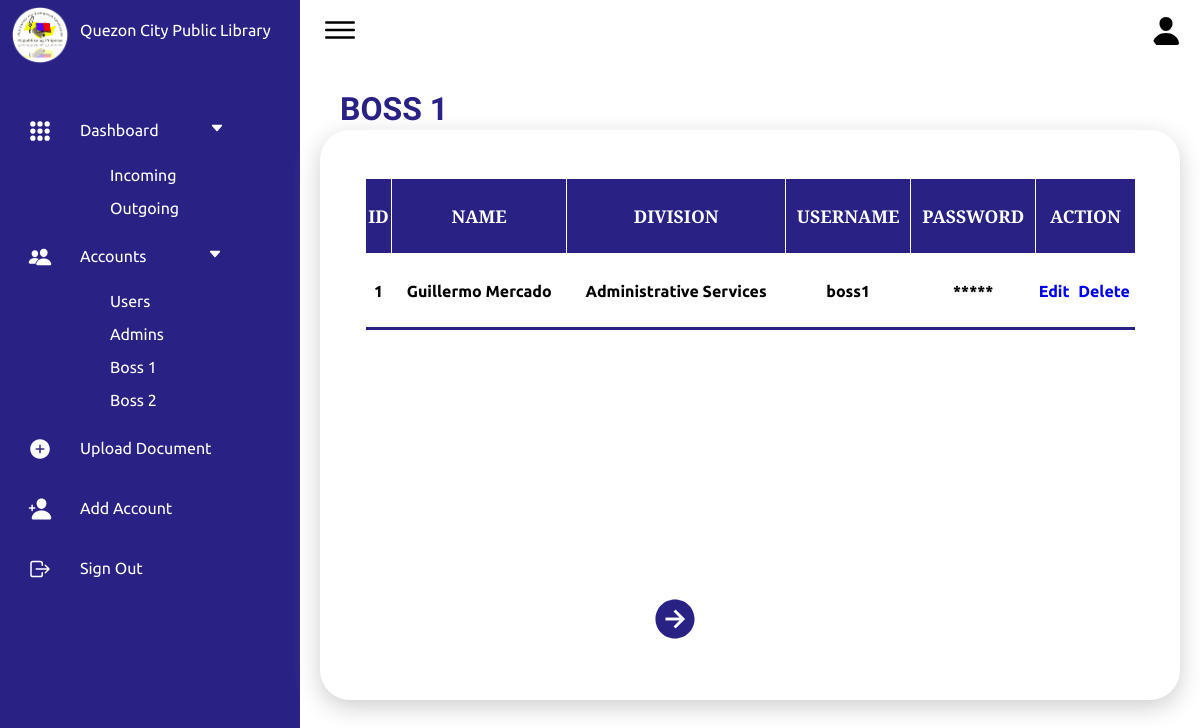
The page /Frontend/Dashboard/boss1accounts.php on the database as committed earlier.
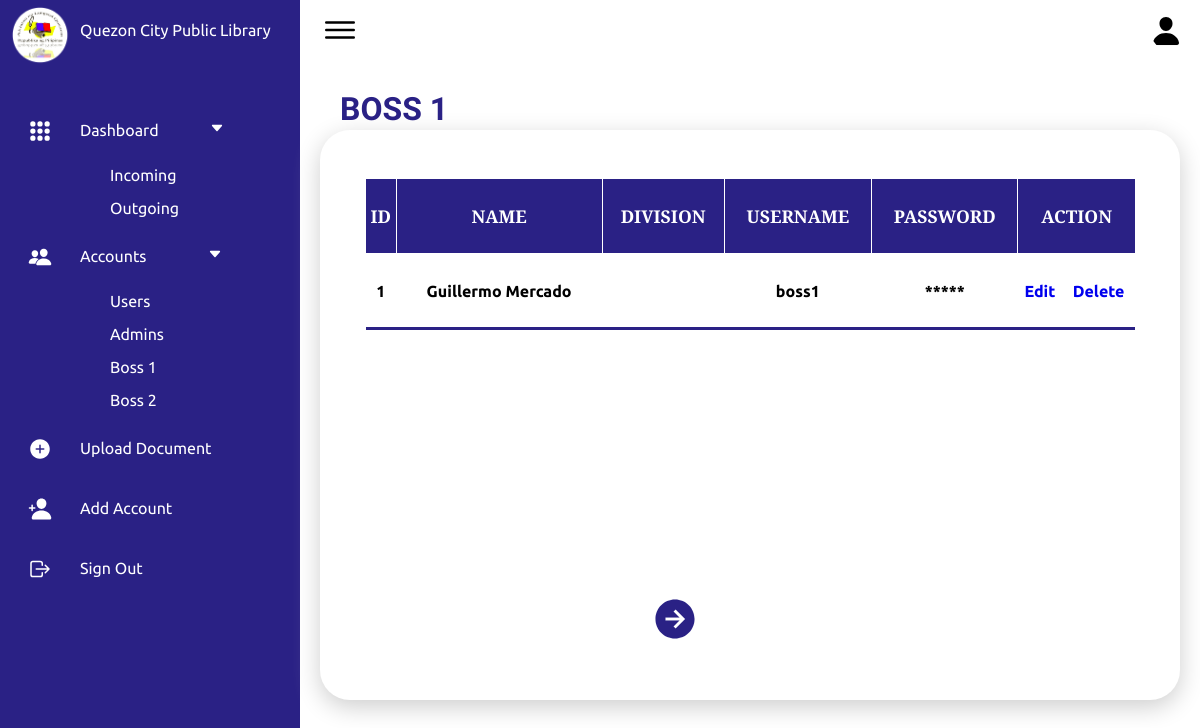
The same page on the database as committed later.
### tables this page shows
CREATE TABLE `boss1` (
  `id` int(11) NOT NULL,
  `name` varchar(255) NOT NULL,
  `division` varchar(255) NOT NULL,
  `username` varchar(255) NOT NULL,
  `password` varchar(255) NOT NULL
);

### Frontend/Dashboard/boss1accounts.php (the view, shortened to what the changed rows need)
<?php
$server = "localhost";
$username = "root";
$password = "";
$db = "qcpl";
$conn = new mysqli($server, $username, $password, $db);
?>
<!DOCTYPE html>
<html lang="en">
<head>
    <link rel="stylesheet" href="style.css">
</head>
<body>
  <div class="container">
        <div class="main">
            <div class="details">
                <div class="upload">
                    <div class="cardHeader">
                        <h2>BOSS 1</h2>
                        <div class ="accts_boss1">
                    <?php
                        $rowsPerPage = 4;
                        $page = isset($_GET['page']) ? intval($_GET['page']) : 1;
                        $offset = ($page - 1) * $rowsPerPage;
                        $sql = "SELECT id, name, division, username, password FROM boss1 LIMIT ? OFFSET ?";
                        $stmt = $conn->prepare($sql);
                        $stmt->bind_param("ii", $rowsPerPage, $offset);
                        $stmt->execute();
                        $result = $stmt->get_result();
                        if ($result->num_rows > 0) {
                            echo "<table aria-describedby='boss1-table'>";
                            echo "<tr><th>ID</th><th>Name</th><th>Division</th><th>Username</th><th>Password</th><th colspan='2'>Action</th></tr>";
                            echo "<tbody>";
                            while ($row = $result->fetch_assoc()) {
                                echo "<tr>";
                                echo "<td><center>" . htmlspecialchars($row["id"]) . "</td>";
                                echo "<td><center>" . htmlspecialchars($row["name"]) . "</td>";
                                echo "<td><center>" . htmlspecialchars($row["division"]) . "</td>";
                                echo "<td><center>" . htmlspecialchars($row["username"]) . "</td>";
                                echo "<td><center>" . str_repeat("*", strlen($row["password"])) . "</td>";
                                echo "<td id='boss1_edit'><center><a href='/qcpl/Backend/updateboss1account.php?id=" . htmlspecialchars($row["id"]) . "'>Edit</a></td>";
                                echo "<td id='boss1_delete'><center><a href='#' onclick='confirmDeleteBoss1(" . htmlspecialchars($row["id"]) . ")'>Delete</a></td>";
                                echo "</tr>";
                            }
                            echo "</tbody>";
                            echo "</table>";
                        } else {
                            echo "<script>alert('No Boss 1 Account found!'); window.location.href = '?page=1';</script>";
                        }
                        ?>
                        </div>
                        </div>
                        </div>
                        </div>
                        </div>
                        </div>
                        </body>
                        </html>

Rows that differ between the two databases and show on the page:
changed boss1 "Guillermo Mercado": division "Administrative Services" → (not shown)
